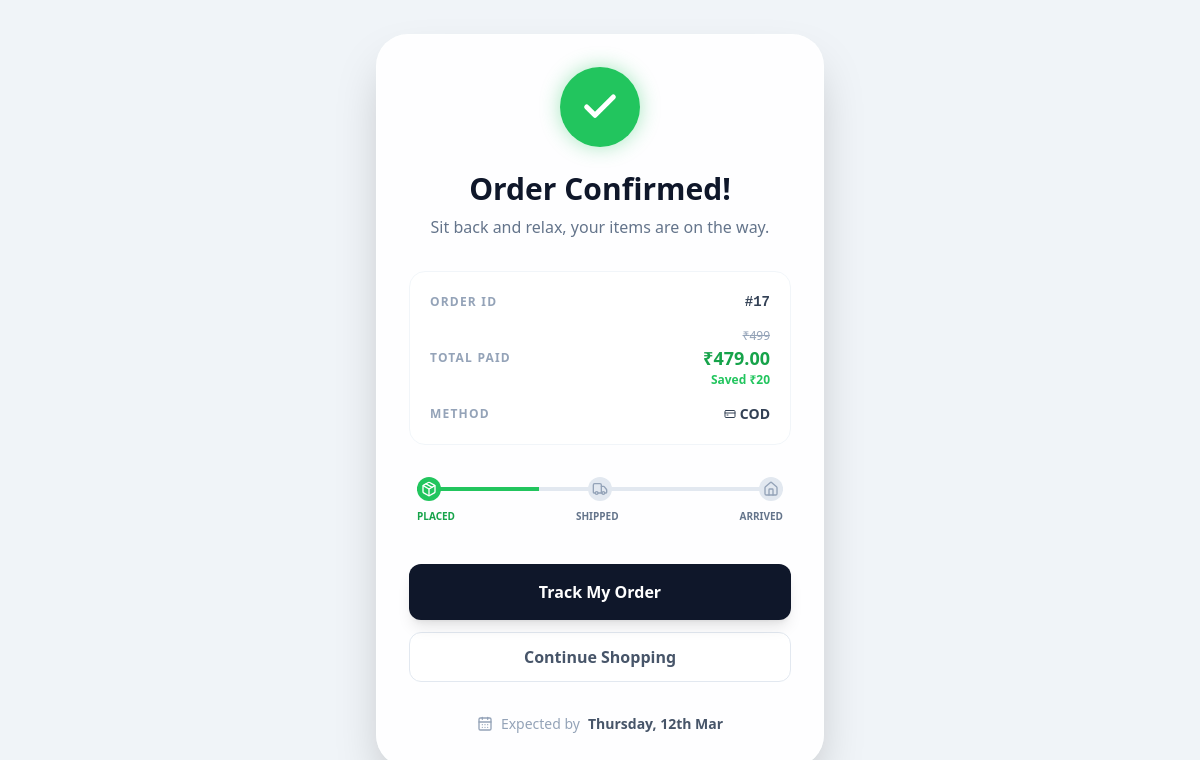
Page /order-success/ (signed in) on the committed database.
### category/models.py (models this page shows, shortened)
class Order(models.Model):
    STATUS_CHOICES = (
        ('Placed', 'Placed'),
        ('Shipped', 'Shipped'),
        ('Delivered', 'Delivered'),
        ('Cancelled', 'Cancelled'),
    )
    PAYMENT_CHOICES = (
        ('COD', 'Cash On Delivery'),
        ('CARD', 'Card Payment'),
        ('UPI', 'UPI Payment'),
    )
    PAYMENT_STATUS = (
        ('Pending', 'Pending'),
        ('Paid', 'Paid'),
        ('Failed', 'Failed'),
    )
    user = models.ForeignKey(User, on_delete=models.CASCADE)
    total_amount = models.DecimalField(max_digits=10, decimal_places=2)
    discount_amount = models.DecimalField(max_digits=10, decimal_places=2, default=0)
    status = models.CharField(
        max_length=20,
        choices=STATUS_CHOICES,
        default='Placed'
    )
    payment_method = models.CharField(
        max_length=10,
        choices=PAYMENT_CHOICES,
        default='COD'
    )
    payment_status = models.CharField(
        max_length=10,
        choices=PAYMENT_STATUS,
        default='Pending'
    )
    created_at = models.DateTimeField(auto_now_add=True)
    estimated_delivery = models.DateTimeField(null=True, blank=True)
    delivered_at = models.DateTimeField(null=True, blank=True)
    stock_reduced = models.BooleanField(default=False)
    coins_used = models.IntegerField(default=0)
    coins_added = models.BooleanField(default=False)

### category/views.py (the view)
# urls.py: path("order-success/", views.order_success, name="order_success"),
@login_required
def order_success(request):
    user = request.user
    order = Order.objects.filter(user=user).last()
    if not order:
        return redirect("cart")
    order_count = user.order_set.count()
    is_first_order = order_count == 1
    return render(request, "order_success.html", {
        "order": order,
        "is_first_order": is_first_order
    })

### category/templates/order_success.html (shortened to what this page needs)
<!DOCTYPE html>
<html lang="en">
<head>
    <script src="https://cdn.tailwindcss.com"></script>
</head>
<body class="bg-[#f0f4f8] min-h-screen flex items-center justify-center p-4 overflow-hidden">
    <div class="max-w-md w-full glass-card rounded-[2rem] p-8 shadow-2xl text-center animate-reveal">
        <div class="success-checkmark mb-6">
            <i data-lucide="check" class="text-white w-10 h-10 stroke-[3px]"></i>
        </div>
        <h1 class="text-3xl font-black text-slate-900 mb-2">Order Confirmed!</h1>
        <p class="text-slate-500 mb-8 font-medium">Sit back and relax, your items are on the way.</p>
        <div class="bg-white/50 rounded-2xl p-5 mb-8 text-left space-y-4 border border-slate-100">
            <div class="flex justify-between items-center">
                <span class="text-xs font-bold uppercase tracking-widest text-slate-400">Order ID</span>
                <span class="text-sm font-mono font-bold text-slate-700">#{{ order.id|default:"ORD-8829" }}</span>
            </div>
            <div class="flex justify-between items-center">
                <span class="text-xs font-bold uppercase tracking-widest text-slate-400">Total Paid</span>
                <div class="text-right">
    <p class="text-xs text-slate-400 line-through">
        ₹{{ order.total_amount|add:order.coins_used|add:order.discount_amount }}
    </p>
    <p class="text-lg font-black text-green-600">
        ₹{{ order.total_amount|default:"499.00" }}
    </p>
    <p class="text-green-500 text-xs font-semibold">
        Saved ₹{{ order.coins_used|add:order.discount_amount }}
    </p>
</div>
            </div>
            <div class="flex justify-between items-center">
                <span class="text-xs font-bold uppercase tracking-widest text-slate-400">Method</span>
                <span class="text-sm font-bold text-slate-700 flex items-center gap-1">
                    <i data-lucide="credit-card" class="w-3 h-3"></i> {{ order.payment_method|default:"UPI Payment" }}
                </span>
            </div>
        </div>
        <div class="mb-10 px-2">
            <div class="flex justify-between relative">
                <div class="absolute top-1/2 left-0 w-1/3 h-1 bg-green-500 -translate-y-1/2 z-0"></div>
                <div class="z-10 bg-green-500 text-white p-1 rounded-full"><i data-lucide="package" class="w-4 h-4"></i></div>
                <div class="z-10 bg-slate-200 text-slate-400 p-1 rounded-full"><i data-lucide="truck" class="w-4 h-4"></i></div>
                <div class="z-10 bg-slate-200 text-slate-400 p-1 rounded-full"><i data-lucide="home" class="w-4 h-4"></i></div>
            </div>
            <div class="flex justify-between text-[10px] font-bold uppercase mt-2 text-slate-500">
                <span class="text-green-600">Placed</span>
                <span>Shipped</span>
                <span>Arrived</span>
            </div>
        </div>
        <div class="space-y-3">
            <a href="{% url 'my_orders' %}" class="block w-full bg-slate-900 hover:bg-black text-white py-4 rounded-xl font-bold transition-all transform hover:scale-[1.02] active:scale-95 shadow-lg">
                Track My Order
            </a>
            <a href="{% url 'dashboard' %}" class="block w-full bg-white text-slate-600 py-3 rounded-xl font-bold hover:bg-slate-50 transition-all border border-slate-200">
                 Continue Shopping
            </a>
        </div>
        <p class="mt-8 text-sm text-slate-400 flex items-center justify-center gap-2">
            <i data-lucide="calendar-days" class="w-4 h-4"></i>
            Expected by <span class="font-bold text-slate-600">{{ order.estimated_delivery|default:"Thursday, 12th Mar" }}</span>
        </p>
    </div>
</body>
</html>

### category/templates/order_success.html (style rules this page uses)
.animate-reveal { animation: reveal 0.6s cubic-bezier(0.34, 1.56, 0.64, 1) forwards; }
.glass-card { background: rgba(255, 255, 255, 0.9); backdrop-filter: blur(12px); border: 1px solid rgba(255, 255, 255, 0.3); }
.success-checkmark { width: 80px; height: 80px; margin: 0 auto; background: #22c55e; border-radius: 50%; display: flex; align-items: center; justify-content: center; box-shadow: 0 0 20px rgba(34, 197, 94, 0.4); }

### rows in the picture
Order: id "17", total_amount|add "499", total_amount "479.00", coins_used|add "20", payment_method "COD", estimated_delivery "Thursday, 12th Mar"
